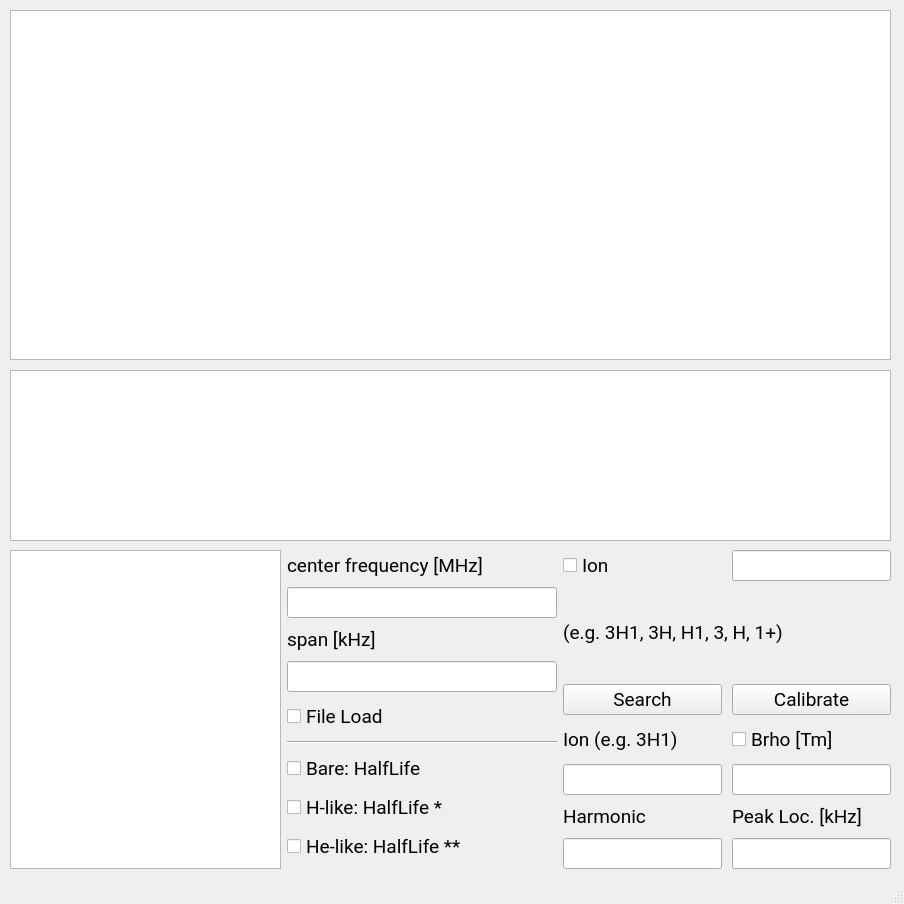
<?xml version="1.0" encoding="UTF-8"?>
<ui version="4.0">
 <class>MainWindow</class>
 <widget class="QMainWindow" name="MainWindow">
  <property name="geometry">
   <rect>
    <x>0</x>
    <y>0</y>
    <width>904</width>
    <height>904</height>
   </rect>
  </property>
  <property name="font">
   <font>
    <family>Roboto</family>
    <pointsize>14</pointsize>
   </font>
  </property>
  <property name="windowTitle">
   <string>Ion Identification Interface</string>
  </property>
  <property name="styleSheet">
   <string notr="true">QLabel{color: &quot;#23373B&quot;}
QCheckBox{background-color: &quot;#FAFAFA&quot;; color: &quot;#23373B&quot;}
QTextEdit{color: &quot;#23373B&quot;}
QMainWindow{background-color: &quot;#FAFAFA&quot;}
QWidget{background-color: &quot;#FAFAFA&quot;}</string>
  </property>
  <widget class="QWidget" name="centralwidget">
   <property name="font">
    <font>
     <family>Roboto</family>
    </font>
   </property>
   <widget class="GraphicsLayoutWidget" name="gSpectrum">
    <property name="geometry">
     <rect>
      <x>10</x>
      <y>10</y>
      <width>881</width>
      <height>350</height>
     </rect>
    </property>
    <property name="font">
     <font>
      <family>Roboto</family>
      <pointsize>14</pointsize>
     </font>
    </property>
   </widget>
   <widget class="QTableView" name="ionTable">
    <property name="geometry">
     <rect>
      <x>10</x>
      <y>370</y>
      <width>881</width>
      <height>171</height>
     </rect>
    </property>
    <property name="sizePolicy">
     <sizepolicy hsizetype="Expanding" vsizetype="Preferred">
      <horstretch>0</horstretch>
      <verstretch>0</verstretch>
     </sizepolicy>
    </property>
    <property name="font">
     <font>
      <family>Roboto</family>
      <pointsize>14</pointsize>
     </font>
    </property>
    <property name="autoFillBackground">
     <bool>false</bool>
    </property>
   </widget>
   <widget class="QWidget" name="horizontalLayoutWidget">
    <property name="geometry">
     <rect>
      <x>10</x>
      <y>550</y>
      <width>881</width>
      <height>319</height>
     </rect>
    </property>
    <layout class="QHBoxLayout" name="horizontalLayout">
     <item>
      <widget class="QTreeView" name="fileList">
       <property name="enabled">
        <bool>true</bool>
       </property>
       <property name="sizePolicy">
        <sizepolicy hsizetype="Minimum" vsizetype="Preferred">
         <horstretch>0</horstretch>
         <verstretch>0</verstretch>
        </sizepolicy>
       </property>
       <property name="font">
        <font>
         <family>Roboto</family>
         <pointsize>14</pointsize>
        </font>
       </property>
      </widget>
     </item>
     <item>
      <layout class="QVBoxLayout" name="verticalLayout">
       <item>
        <widget class="QLabel" name="cenFreqLab">
         <property name="sizePolicy">
          <sizepolicy hsizetype="Preferred" vsizetype="Fixed">
           <horstretch>0</horstretch>
           <verstretch>0</verstretch>
          </sizepolicy>
         </property>
         <property name="font">
          <font>
           <family>Roboto</family>
           <pointsize>14</pointsize>
          </font>
         </property>
         <property name="text">
          <string>center frequency [MHz]</string>
         </property>
        </widget>
       </item>
       <item>
        <widget class="QLineEdit" name="cenFreqInput">
         <property name="sizePolicy">
          <sizepolicy hsizetype="Preferred" vsizetype="Fixed">
           <horstretch>0</horstretch>
           <verstretch>0</verstretch>
          </sizepolicy>
         </property>
         <property name="font">
          <font>
           <family>Roboto</family>
           <pointsize>14</pointsize>
          </font>
         </property>
        </widget>
       </item>
       <item>
        <widget class="QLabel" name="spanLab">
         <property name="sizePolicy">
          <sizepolicy hsizetype="Preferred" vsizetype="Fixed">
           <horstretch>0</horstretch>
           <verstretch>0</verstretch>
          </sizepolicy>
         </property>
         <property name="font">
          <font>
           <family>Roboto</family>
           <pointsize>14</pointsize>
          </font>
         </property>
         <property name="text">
          <string>span [kHz]</string>
         </property>
        </widget>
       </item>
       <item>
        <widget class="QLineEdit" name="spanInput">
         <property name="sizePolicy">
          <sizepolicy hsizetype="Preferred" vsizetype="Fixed">
           <horstretch>0</horstretch>
           <verstretch>0</verstretch>
          </sizepolicy>
         </property>
         <property name="font">
          <font>
           <family>Roboto</family>
           <pointsize>14</pointsize>
          </font>
         </property>
        </widget>
       </item>
       <item>
        <widget class="QCheckBox" name="fileCheck">
         <property name="sizePolicy">
          <sizepolicy hsizetype="Preferred" vsizetype="Fixed">
           <horstretch>0</horstretch>
           <verstretch>0</verstretch>
          </sizepolicy>
         </property>
         <property name="font">
          <font>
           <family>Roboto</family>
           <pointsize>14</pointsize>
          </font>
         </property>
         <property name="text">
          <string>File Load</string>
         </property>
        </widget>
       </item>
       <item>
        <widget class="Line" name="line">
         <property name="orientation">
          <enum>Qt::Horizontal</enum>
         </property>
        </widget>
       </item>
       <item>
        <widget class="QCheckBox" name="bareCheck">
         <property name="sizePolicy">
          <sizepolicy hsizetype="Preferred" vsizetype="Fixed">
           <horstretch>0</horstretch>
           <verstretch>0</verstretch>
          </sizepolicy>
         </property>
         <property name="font">
          <font>
           <family>Roboto</family>
           <pointsize>14</pointsize>
          </font>
         </property>
         <property name="text">
          <string>Bare: HalfLife</string>
         </property>
        </widget>
       </item>
       <item>
        <widget class="QCheckBox" name="HLikeCheck">
         <property name="sizePolicy">
          <sizepolicy hsizetype="Preferred" vsizetype="Fixed">
           <horstretch>0</horstretch>
           <verstretch>0</verstretch>
          </sizepolicy>
         </property>
         <property name="font">
          <font>
           <family>Roboto</family>
           <pointsize>14</pointsize>
          </font>
         </property>
         <property name="text">
          <string>H-like: HalfLife *</string>
         </property>
        </widget>
       </item>
       <item>
        <widget class="QCheckBox" name="HeLikeCheck">
         <property name="sizePolicy">
          <sizepolicy hsizetype="Preferred" vsizetype="Fixed">
           <horstretch>0</horstretch>
           <verstretch>0</verstretch>
          </sizepolicy>
         </property>
         <property name="font">
          <font>
           <family>Roboto</family>
           <pointsize>14</pointsize>
          </font>
         </property>
         <property name="text">
          <string>He-like: HalfLife **</string>
         </property>
        </widget>
       </item>
      </layout>
     </item>
     <item>
      <layout class="QGridLayout" name="gridLayout">
       <property name="spacing">
        <number>10</number>
       </property>
       <item row="6" column="2">
        <widget class="QLineEdit" name="calibratePeakLocInput">
         <property name="sizePolicy">
          <sizepolicy hsizetype="Preferred" vsizetype="Fixed">
           <horstretch>0</horstretch>
           <verstretch>0</verstretch>
          </sizepolicy>
         </property>
         <property name="font">
          <font>
           <family>Roboto</family>
           <pointsize>14</pointsize>
          </font>
         </property>
        </widget>
       </item>
       <item row="4" column="1">
        <widget class="QLineEdit" name="calibrateIonInput">
         <property name="sizePolicy">
          <sizepolicy hsizetype="Preferred" vsizetype="Fixed">
           <horstretch>0</horstretch>
           <verstretch>0</verstretch>
          </sizepolicy>
         </property>
         <property name="font">
          <font>
           <family>Roboto</family>
           <pointsize>14</pointsize>
          </font>
         </property>
        </widget>
       </item>
       <item row="5" column="2">
        <widget class="QLabel" name="calibratePeakLocLab">
         <property name="sizePolicy">
          <sizepolicy hsizetype="Preferred" vsizetype="Fixed">
           <horstretch>0</horstretch>
           <verstretch>0</verstretch>
          </sizepolicy>
         </property>
         <property name="font">
          <font>
           <family>Roboto</family>
           <pointsize>14</pointsize>
          </font>
         </property>
         <property name="text">
          <string>Peak Loc. [kHz]</string>
         </property>
        </widget>
       </item>
       <item row="2" column="1">
        <widget class="QPushButton" name="ionButton">
         <property name="sizePolicy">
          <sizepolicy hsizetype="Preferred" vsizetype="Fixed">
           <horstretch>0</horstretch>
           <verstretch>0</verstretch>
          </sizepolicy>
         </property>
         <property name="font">
          <font>
           <family>Roboto</family>
           <pointsize>14</pointsize>
          </font>
         </property>
         <property name="text">
          <string>Search</string>
         </property>
        </widget>
       </item>
       <item row="2" column="2">
        <widget class="QPushButton" name="calibrateButton">
         <property name="sizePolicy">
          <sizepolicy hsizetype="Preferred" vsizetype="Fixed">
           <horstretch>0</horstretch>
           <verstretch>0</verstretch>
          </sizepolicy>
         </property>
         <property name="font">
          <font>
           <family>Roboto</family>
           <pointsize>14</pointsize>
          </font>
         </property>
         <property name="text">
          <string>Calibrate</string>
         </property>
        </widget>
       </item>
       <item row="3" column="1">
        <widget class="QLabel" name="calibrateIonLab">
         <property name="sizePolicy">
          <sizepolicy hsizetype="Preferred" vsizetype="Fixed">
           <horstretch>0</horstretch>
           <verstretch>0</verstretch>
          </sizepolicy>
         </property>
         <property name="font">
          <font>
           <family>Roboto</family>
           <pointsize>14</pointsize>
          </font>
         </property>
         <property name="text">
          <string>Ion (e.g. 3H1)</string>
         </property>
        </widget>
       </item>
       <item row="0" column="1">
        <widget class="QCheckBox" name="ionCheck">
         <property name="sizePolicy">
          <sizepolicy hsizetype="Preferred" vsizetype="Fixed">
           <horstretch>0</horstretch>
           <verstretch>0</verstretch>
          </sizepolicy>
         </property>
         <property name="font">
          <font>
           <family>Roboto</family>
           <pointsize>14</pointsize>
          </font>
         </property>
         <property name="text">
          <string>Ion</string>
         </property>
        </widget>
       </item>
       <item row="0" column="2">
        <widget class="QLineEdit" name="ionInput">
         <property name="sizePolicy">
          <sizepolicy hsizetype="Preferred" vsizetype="Fixed">
           <horstretch>0</horstretch>
           <verstretch>0</verstretch>
          </sizepolicy>
         </property>
         <property name="font">
          <font>
           <family>Roboto</family>
           <pointsize>14</pointsize>
          </font>
         </property>
        </widget>
       </item>
       <item row="3" column="2">
        <widget class="QCheckBox" name="calibrateBrhoCheck">
         <property name="sizePolicy">
          <sizepolicy hsizetype="Preferred" vsizetype="Fixed">
           <horstretch>0</horstretch>
           <verstretch>0</verstretch>
          </sizepolicy>
         </property>
         <property name="font">
          <font>
           <family>Roboto</family>
           <pointsize>14</pointsize>
          </font>
         </property>
         <property name="text">
          <string>Brho [Tm]</string>
         </property>
        </widget>
       </item>
       <item row="4" column="2">
        <widget class="QLineEdit" name="calibrateBrhoInput">
         <property name="sizePolicy">
          <sizepolicy hsizetype="Preferred" vsizetype="Fixed">
           <horstretch>0</horstretch>
           <verstretch>0</verstretch>
          </sizepolicy>
         </property>
         <property name="font">
          <font>
           <family>Roboto</family>
           <pointsize>14</pointsize>
          </font>
         </property>
        </widget>
       </item>
       <item row="5" column="1">
        <widget class="QLabel" name="calbirateHarmLab">
         <property name="sizePolicy">
          <sizepolicy hsizetype="Preferred" vsizetype="Fixed">
           <horstretch>0</horstretch>
           <verstretch>0</verstretch>
          </sizepolicy>
         </property>
         <property name="font">
          <font>
           <family>Roboto</family>
           <pointsize>14</pointsize>
          </font>
         </property>
         <property name="text">
          <string>Harmonic</string>
         </property>
        </widget>
       </item>
       <item row="6" column="1">
        <widget class="QLineEdit" name="calibrateHarmInput">
         <property name="sizePolicy">
          <sizepolicy hsizetype="Preferred" vsizetype="Fixed">
           <horstretch>0</horstretch>
           <verstretch>0</verstretch>
          </sizepolicy>
         </property>
         <property name="font">
          <font>
           <family>Roboto</family>
           <pointsize>14</pointsize>
          </font>
         </property>
        </widget>
       </item>
       <item row="1" column="1" colspan="2">
        <widget class="QLabel" name="ionExampleLab">
         <property name="font">
          <font>
           <family>Roboto</family>
           <pointsize>14</pointsize>
          </font>
         </property>
         <property name="text">
          <string>(e.g. 3H1, 3H, H1, 3, H, 1+)</string>
         </property>
        </widget>
       </item>
      </layout>
     </item>
    </layout>
   </widget>
  </widget>
  <widget class="QStatusBar" name="statusbar"/>
 </widget>
 <customwidgets>
  <customwidget>
   <class>GraphicsLayoutWidget</class>
   <extends>QGraphicsView</extends>
   <header location="global">pyqtgraph</header>
  </customwidget>
 </customwidgets>
 <resources/>
 <connections/>
</ui>
